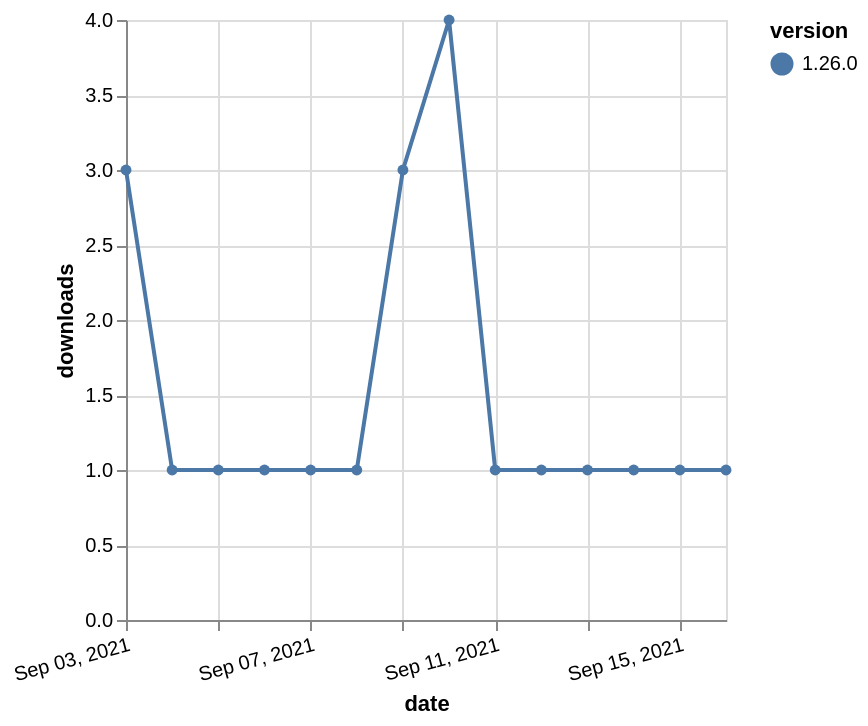

This figure's Vega-Lite source:
### Vega-Lite specification from a JSON file in a GitHub repository (floating-point values rounded to 4 significant figures)
{"$schema": "https://vega.github.io/schema/vega-lite/v5.json", "description": "A simple bar chart with embedded data.", "data": {"values": [{"date": "2021-09-03", "total": 516, "delta": 3, "version": "1.26.0"}, {"date": "2021-09-04", "total": 517, "delta": 1, "version": "1.26.0"}, {"date": "2021-09-05", "total": 518, "delta": 1, "version": "1.26.0"}, {"date": "2021-09-06", "total": 519, "delta": 1, "version": "1.26.0"}, {"date": "2021-09-07", "total": 520, "delta": 1, "version": "1.26.0"}, {"date": "2021-09-08", "total": 521, "delta": 1, "version": "1.26.0"}, {"date": "2021-09-09", "total": 524, "delta": 3, "version": "1.26.0"}, {"date": "2021-09-10", "total": 528, "delta": 4, "version": "1.26.0"}, {"date": "2021-09-11", "total": 529, "delta": 1, "version": "1.26.0"}, {"date": "2021-09-12", "total": 530, "delta": 1, "version": "1.26.0"}, {"date": "2021-09-13", "total": 531, "delta": 1, "version": "1.26.0"}, {"date": "2021-09-14", "total": 532, "delta": 1, "version": "1.26.0"}, {"date": "2021-09-15", "total": 533, "delta": 1, "version": "1.26.0"}, {"date": "2021-09-16", "total": 534, "delta": 1, "version": "1.26.0"}]}, "width": "container", "mark": {"type": "line", "point": {"filled": true}}, "encoding": {"x": {"field": "date", "type": "temporal", "timeUnit": "yearmonthdate", "title": "date", "axis": {"labelAngle": -15}}, "y": {"field": "delta", "type": "quantitative", "title": "downloads"}, "color": {"field": "version", "type": "nominal"}, "tooltip": {"field": "delta"}}}
